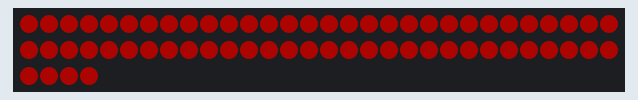
Bench run of a sketch on a simulated Arduino Uno, built with avr-gcc and run on an emulated ATmega328P. Shown: 64 RGB LEDs in strip order, left to right, continuing on the next row. Dim RGB values are drawn brighter than linear.

Above: at 0.13 s.
At 1.35 s:
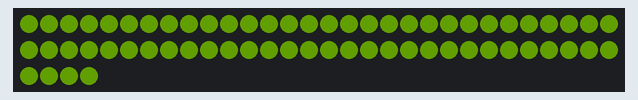
At 2.82 s:
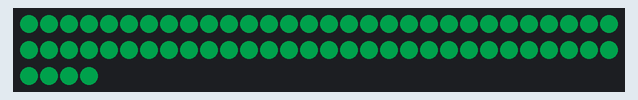
At 3.43 s:
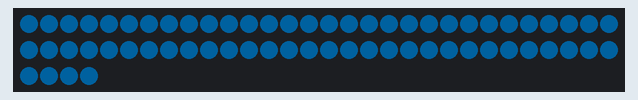
At 4.04 s:
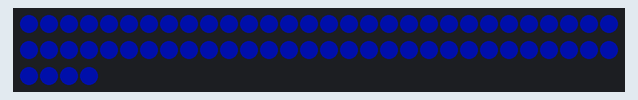
At 5.5 s:
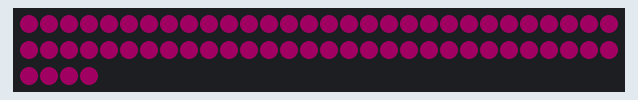

The sketch:

Neo8.ino
```cpp
/*
  NeoPixel Arrays Spark Challenge
  Cameron Acton
*/

//Hello World Test for an 8x8 NeoPixel array
//This test was designed to make the entire matrix of LEDs cycle through a smooth rainbow gradient

#include <Adafruit_NeoPixel.h>

//NeoPixel strip init
const int stripPin = 6;
Adafruit_NeoPixel strip(64, stripPin);

int color = 0;

void setup() {
  strip.begin();
  strip.clear();

  strip.setBrightness(50);
}

void loop() {
  for (int i = 0; i < strip.numPixels(); i++) {
    strip.setPixelColor(i, Wheel(color));
  }
  delay(20);
  strip.show();

  color = (color + 1) % 255;
}

uint32_t Wheel(byte WheelPos) {
  WheelPos = 255 - WheelPos;
  if (WheelPos < 85) {
    return strip.Color(255 - WheelPos * 3, 0, WheelPos * 3);
  }
  if (WheelPos < 170) {
    WheelPos -= 85;
    return strip.Color(0, WheelPos * 3, 255 - WheelPos * 3);
  }
  WheelPos -= 170;  return strip.Color(WheelPos * 3, 255 - WheelPos * 3, 0);
}
```

Measured:
- by itself, everything shown: repeats every 6.2 s, in 54 steps
